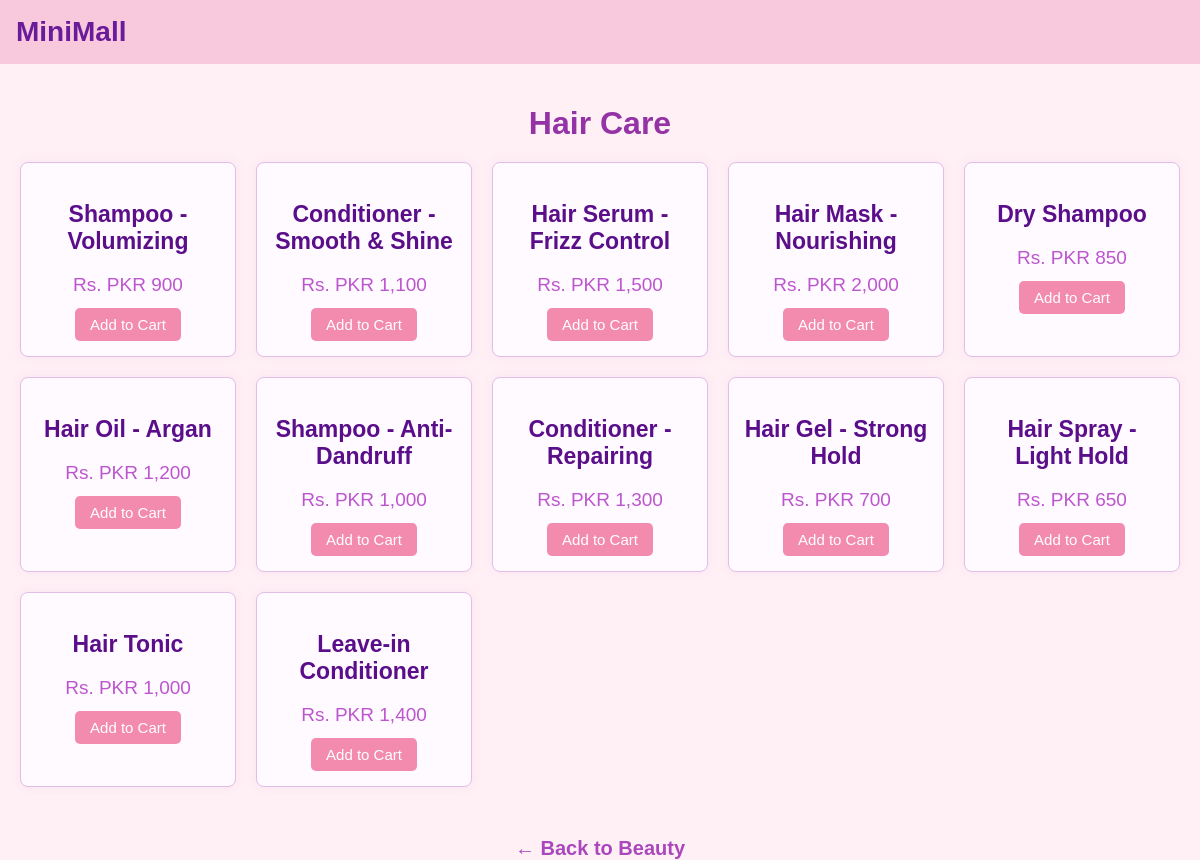
Screenshot of /beautyphp/haircare.php with the database file from the repository.
### tables this page shows
CREATE TABLE CT_05_Subcategory_Items (
    category_id VARCHAR(10),   
    subcategory_id VARCHAR(10),   
    subcategory_name VARCHAR(100),   
    item_id VARCHAR(10),   
    item_name VARCHAR(100),   
    price VARCHAR(50),   
    PRIMARY KEY (category_id, subcategory_id, item_id),   
    FOREIGN KEY (category_id) REFERENCES category(category_id),   
    FOREIGN KEY (subcategory_id) REFERENCES ct_05_beauty_personal_care(subcategory_id)   
);

### beautyphp/haircare.php (the view, shortened to what this page needs)
<?php
$conn = new mysqli("localhost", "root", "", "mall");
$sql = "SELECT item_id, item_name, price FROM ct_05_subcategory_items WHERE subcategory_id = 'BP-02'";
$result = $conn->query($sql);
?>
<!DOCTYPE html>
<html lang="en">
<head>
  <link rel="stylesheet" href="items.css" />
</head>
<body>
  <header>
    <div class="logo">MiniMall</div>
  </header>
  <div class="container">
    <h1>Hair Care</h1>
    <div class="subcategory-grid">
      <?php while($row = $result->fetch_assoc()): ?>
        <div class="subcategory-card">
          <h3><?= htmlspecialchars($row['item_name']) ?></h3>
          <p>Rs. <?= htmlspecialchars($row['price']) ?></p>
          <form method="POST" action="../add_to_cart.php">
  <button class="add-to-cart" type="submit">Add to Cart</button>
</form>
        </div>
        <?php endwhile; ?>
    </div>
  </div>
  <nav class="back-home">
    <a href="../beauty.php">← Back to Beauty</a>
  </nav>
</body>
</html>

### beautyphp/items.css (style rules this page uses)
body { font-family: sans-serif; background: #fff0f5; margin: 0; padding: 0; }
header { background-color: #f8c8dc; color: #6a1b9a; padding: 1rem; }
.logo { font-size: 28px; font-weight: bold; }
.container { padding: 20px; text-align: center; }
h1 { color: #9433a5; margin-bottom: 20px; }
.subcategory-grid { display: grid; grid-template-columns: repeat(auto-fill, minmax(200px, 1fr)); gap: 20px; margin-top: 20px; }
.subcategory-card { background-color: #fffaff; border: 1px solid #e1bee7; border-radius: 8px; padding: 15px; text-align: center; box-shadow: 0 0 10px rgba(186, 104, 200, 0.1); }
.subcategory-card h3 { font-size: 23px; color: #5a0e89; margin-bottom: 10px; }
.subcategory-card p { font-size: 19px; color: #bc56ce; margin-bottom: 12px; }
.add-to-cart { background-color: #f38bae; color: white; border: none; padding: 8px 15px; border-radius: 5px; cursor: pointer; font-size: 15px; }
.back-home { text-align: center; margin-top: 30px; font-size: 20px; }
.back-home a { text-decoration: none; color: #ab47bc; font-weight: bold; }

### rows the page displays
ct_05_subcategory_items: item_name "Shampoo - Volumizing", price "PKR 900"
ct_05_subcategory_items: item_name "Conditioner - Smooth & Shine", price "PKR 1,100"
ct_05_subcategory_items: item_name "Hair Serum - Frizz Control", price "PKR 1,500"
ct_05_subcategory_items: item_name "Hair Mask - Nourishing", price "PKR 2,000"
ct_05_subcategory_items: item_name "Dry Shampoo", price "PKR 850"
ct_05_subcategory_items: item_name "Hair Oil - Argan", price "PKR 1,200"
ct_05_subcategory_items: item_name "Shampoo - Anti-Dandruff", price "PKR 1,000"
ct_05_subcategory_items: item_name "Conditioner - Repairing", price "PKR 1,300"
ct_05_subcategory_items: item_name "Hair Gel - Strong Hold", price "PKR 700"
ct_05_subcategory_items: item_name "Hair Spray - Light Hold", price "PKR 650"
ct_05_subcategory_items: item_name "Hair Tonic", price "PKR 1,000"
ct_05_subcategory_items: item_name "Leave-in Conditioner", price "PKR 1,400"
